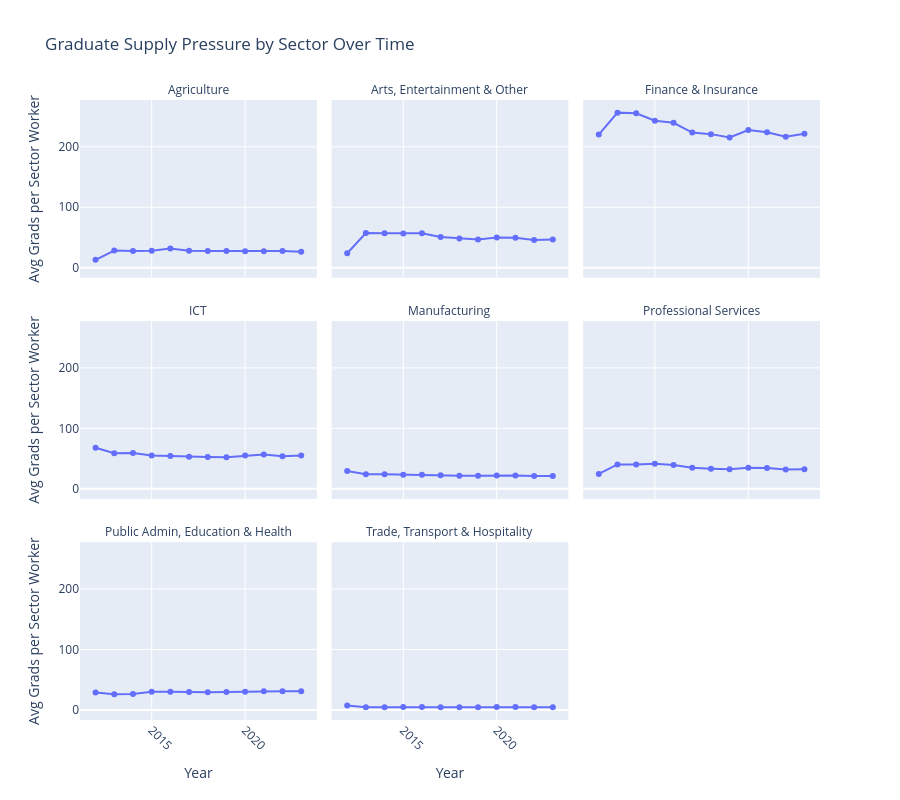

Notebook source saved alongside this figure:
### Code cell
grad_ratio_trend = (
    df_merged
    .groupby(["time", "sector"])["grad_ratio"]
    .mean()
    .reset_index()
)

fig = px.line(
    grad_ratio_trend,
    x="time",
    y="grad_ratio",
    facet_col="sector",
    facet_col_wrap=3,
    markers=True,
    title="Graduate Supply Pressure by Sector Over Time",
    labels={"time": "Year", "grad_ratio": "Avg Grads per Sector Worker"},
    height=800
)
fig.update_xaxes(tickangle=45)
fig.for_each_annotation(lambda a: a.update(text=a.text.split("=")[-1]))
fig.show()

### Figure 1 — Plotly figure (JSON) as saved in the notebook; plotly's stock layout.template omitted (floating-point values rounded to 4 significant figures)
{"data": [{"hovertemplate": "sector=Agriculture<br>Year=%{x}<br>Avg Grads per Sector Worker=%{y}<extra></extra>", "legendgroup": "", "line": {"color": "#636efa", "dash": "solid"}, "marker": {"symbol": "circle"}, "mode": "lines+markers", "name": "", "orientation": "v", "showlegend": false, "type": "scatter", "x": [2012, 2013, 2014, 2015, 2016, 2017, 2018, 2019, 2020, 2021, 2022, 2023], "xaxis": "x7", "y": [13.03, 28.39, 27.84, 27.89, 31.7, 27.95, 27.54, 27.75, 27.04, 27.32, 27.56, 26.29], "yaxis": "y7"}, {"hovertemplate": "sector=Arts, Entertainment & Other<br>Year=%{x}<br>Avg Grads per Sector Worker=%{y}<extra></extra>", "legendgroup": "", "line": {"color": "#636efa", "dash": "solid"}, "marker": {"symbol": "circle"}, "mode": "lines+markers", "name": "", "orientation": "v", "showlegend": false, "type": "scatter", "x": [2012, 2013, 2014, 2015, 2016, 2017, 2018, 2019, 2020, 2021, 2022, 2023], "xaxis": "x8", "y": [24.0, 57.25, 56.89, 56.74, 56.87, 50.83, 48.28, 46.8, 49.77, 49.63, 45.83, 46.47], "yaxis": "y8"}, {"hovertemplate": "sector=Finance & Insurance<br>Year=%{x}<br>Avg Grads per Sector Worker=%{y}<extra></extra>", "legendgroup": "", "line": {"color": "#636efa", "dash": "solid"}, "marker": {"symbol": "circle"}, "mode": "lines+markers", "name": "", "orientation": "v", "showlegend": false, "type": "scatter", "x": [2012, 2013, 2014, 2015, 2016, 2017, 2018, 2019, 2020, 2021, 2022, 2023], "xaxis": "x9", "y": [220.2, 256.4, 255.3, 243.0, 239.6, 223.5, 220.9, 215.3, 227.7, 224.1, 216.4, 221.7], "yaxis": "y9"}, {"hovertemplate": "sector=ICT<br>Year=%{x}<br>Avg Grads per Sector Worker=%{y}<extra></extra>", "legendgroup": "", "line": {"color": "#636efa", "dash": "solid"}, "marker": {"symbol": "circle"}, "mode": "lines+markers", "name": "", "orientation": "v", "showlegend": false, "type": "scatter", "x": [2012, 2013, 2014, 2015, 2016, 2017, 2018, 2019, 2020, 2021, 2022, 2023], "xaxis": "x4", "y": [68.04, 59.05, 59.2, 55.01, 54.51, 53.07, 52.76, 52.44, 55.03, 56.66, 53.85, 55.23], "yaxis": "y4"}, {"hovertemplate": "sector=Manufacturing<br>Year=%{x}<br>Avg Grads per Sector Worker=%{y}<extra></extra>", "legendgroup": "", "line": {"color": "#636efa", "dash": "solid"}, "marker": {"symbol": "circle"}, "mode": "lines+markers", "name": "", "orientation": "v", "showlegend": false, "type": "scatter", "x": [2012, 2013, 2014, 2015, 2016, 2017, 2018, 2019, 2020, 2021, 2022, 2023], "xaxis": "x5", "y": [29.7, 24.14, 24.3, 23.45, 23.37, 22.35, 21.62, 21.56, 22.1, 21.96, 21.2, 21.29], "yaxis": "y5"}, {"hovertemplate": "sector=Professional Services<br>Year=%{x}<br>Avg Grads per Sector Worker=%{y}<extra></extra>", "legendgroup": "", "line": {"color": "#636efa", "dash": "solid"}, "marker": {"symbol": "circle"}, "mode": "lines+markers", "name": "", "orientation": "v", "showlegend": false, "type": "scatter", "x": [2012, 2013, 2014, 2015, 2016, 2017, 2018, 2019, 2020, 2021, 2022, 2023], "xaxis": "x6", "y": [24.72, 40.37, 40.07, 41.52, 39.49, 34.86, 33.37, 32.57, 34.89, 34.32, 32.16, 32.47], "yaxis": "y6"}, {"hovertemplate": "sector=Public Admin, Education & Health<br>Year=%{x}<br>Avg Grads per Sector Worker=%{y}<extra></extra>", "legendgroup": "", "line": {"color": "#636efa", "dash": "solid"}, "marker": {"symbol": "circle"}, "mode": "lines+markers", "name": "", "orientation": "v", "showlegend": false, "type": "scatter", "x": [2012, 2013, 2014, 2015, 2016, 2017, 2018, 2019, 2020, 2021, 2022, 2023], "xaxis": "x", "y": [29.07, 26.01, 26.25, 30.06, 30.29, 29.62, 29.5, 29.68, 30.34, 31.05, 31.01, 31.1], "yaxis": "y"}, {"hovertemplate": "sector=Trade, Transport & Hospitality<br>Year=%{x}<br>Avg Grads per Sector Worker=%{y}<extra></extra>", "legendgroup": "", "line": {"color": "#636efa", "dash": "solid"}, "marker": {"symbol": "circle"}, "mode": "lines+markers", "name": "", "orientation": "v", "showlegend": false, "type": "scatter", "x": [2012, 2013, 2014, 2015, 2016, 2017, 2018, 2019, 2020, 2021, 2022, 2023], "xaxis": "x2", "y": [7.558, 4.498, 4.686, 4.772, 4.769, 4.426, 4.45, 4.362, 5.013, 5.003, 4.408, 4.34], "yaxis": "y2"}], "layout": {"annotations": [{"font": {}, "showarrow": false, "text": "Public Admin, Education & Health", "x": 0.16, "xanchor": "center", "xref": "paper", "y": 0.2867, "yanchor": "bottom", "yref": "paper"}, {"font": {}, "showarrow": false, "text": "Trade, Transport & Hospitality", "x": 0.5, "xanchor": "center", "xref": "paper", "y": 0.2867, "yanchor": "bottom", "yref": "paper"}, {"font": {}, "showarrow": false, "text": "ICT", "x": 0.16, "xanchor": "center", "xref": "paper", "y": 0.6433, "yanchor": "bottom", "yref": "paper"}, {"font": {}, "showarrow": false, "text": "Manufacturing", "x": 0.5, "xanchor": "center", "xref": "paper", "y": 0.6433, "yanchor": "bottom", "yref": "paper"}, {"font": {}, "showarrow": false, "text": "Professional Services", "x": 0.84, "xanchor": "center", "xref": "paper", "y": 0.6433, "yanchor": "bottom", "yref": "paper"}, {"font": {}, "showarrow": false, "text": "Agriculture", "x": 0.16, "xanchor": "center", "xref": "paper", "y": 1.0, "yanchor": "bottom", "yref": "paper"}, {"font": {}, "showarrow": false, "text": "Arts, Entertainment & Other", "x": 0.5, "xanchor": "center", "xref": "paper", "y": 1.0, "yanchor": "bottom", "yref": "paper"}, {"font": {}, "showarrow": false, "text": "Finance & Insurance", "x": 0.84, "xanchor": "center", "xref": "paper", "y": 1.0, "yanchor": "bottom", "yref": "paper"}], "height": 800, "legend": {"tracegroupgap": 0}, "title": {"text": "Graduate Supply Pressure by Sector Over Time"}, "xaxis": {"anchor": "y", "domain": [0, 0.32], "tickangle": 45, "title": {"text": "Year"}}, "xaxis2": {"anchor": "y2", "domain": [0.34, 0.66], "matches": "x", "tickangle": 45, "title": {"text": "Year"}}, "xaxis3": {"anchor": "y3", "domain": [0.68, 1.0], "matches": "x", "tickangle": 45, "title": {"text": "Year"}}, "xaxis4": {"anchor": "y4", "domain": [0, 0.32], "matches": "x", "showticklabels": false, "tickangle": 45}, "xaxis5": {"anchor": "y5", "domain": [0.34, 0.66], "matches": "x", "showticklabels": false, "tickangle": 45}, "xaxis6": {"anchor": "y6", "domain": [0.68, 1.0], "matches": "x", "showticklabels": false, "tickangle": 45}, "xaxis7": {"anchor": "y7", "domain": [0, 0.32], "matches": "x", "showticklabels": false, "tickangle": 45}, "xaxis8": {"anchor": "y8", "domain": [0.34, 0.66], "matches": "x", "showticklabels": false, "tickangle": 45}, "xaxis9": {"anchor": "y9", "domain": [0.68, 1.0], "matches": "x", "showticklabels": false, "tickangle": 45}, "yaxis": {"anchor": "x", "domain": [0, 0.2867], "title": {"text": "Avg Grads per Sector Worker"}}, "yaxis2": {"anchor": "x2", "domain": [0, 0.2867], "matches": "y", "showticklabels": false}, "yaxis3": {"anchor": "x3", "domain": [0, 0.2867], "matches": "y", "showticklabels": false}, "yaxis4": {"anchor": "x4", "domain": [0.3567, 0.6433], "matches": "y", "title": {"text": "Avg Grads per Sector Worker"}}, "yaxis5": {"anchor": "x5", "domain": [0.3567, 0.6433], "matches": "y", "showticklabels": false}, "yaxis6": {"anchor": "x6", "domain": [0.3567, 0.6433], "matches": "y", "showticklabels": false}, "yaxis7": {"anchor": "x7", "domain": [0.7133, 1.0], "matches": "y", "title": {"text": "Avg Grads per Sector Worker"}}, "yaxis8": {"anchor": "x8", "domain": [0.7133, 1.0], "matches": "y", "showticklabels": false}, "yaxis9": {"anchor": "x9", "domain": [0.7133, 1.0], "matches": "y", "showticklabels": false}}}
